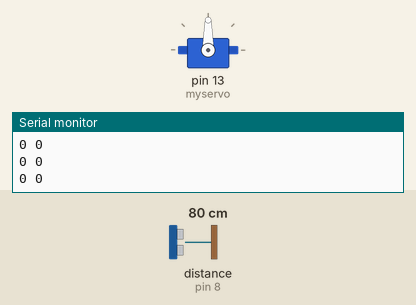
Bench run of a sketch on a simulated Arduino Uno, built with avr-gcc and run on an emulated ATmega328P. On the bench: servo, the last lines printed to the serial monitor. Wiring (inferred from the names in the program): ultrasonic range finder: trigger pin 9; echo pin 8. The test bench sets the inputs (shaded band); at power-on: distance to the obstacle (sensor on pin 8) 80 cm. The echo pulse lasts 58.3 µs per cm.

Above: at 1.2 s.
1.3 s: distance to the obstacle (sensor on pin 8) set to 18 cm
2.8 s: distance to the obstacle (sensor on pin 8) set to 14 cm
At 5.7 s:
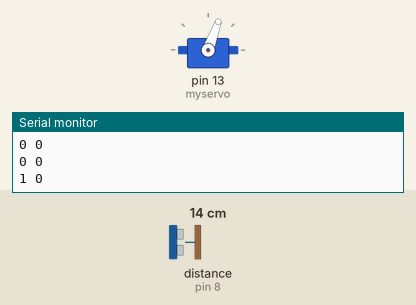
5.8 s: distance to the obstacle (sensor on pin 8) set to 35 cm
At 6.5 s:
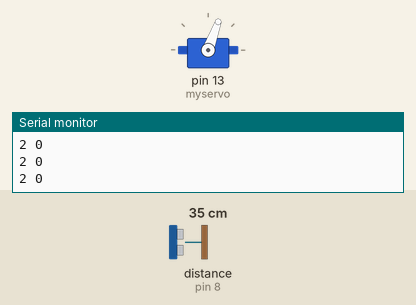
7.3 s: distance to the obstacle (sensor on pin 8) set to 2 cm
At 7.76 s:
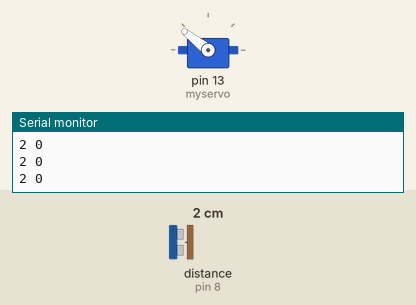
Timing chart, 0 to 11.3 s (numbered marks = the images above; inputs shaded):
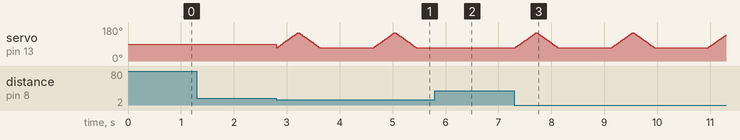

The sketch:

CCLabMidterm_-_Arduino.ino
```cpp
#include <Servo.h>

//code for testing Ultrasonic Module
#define ECHOPIN 8        // Pin to receive echo pulse
#define TRIGPIN 9        // Pin to send trigger pulse

Servo myservo; // create servo object to control a servo
int pos = 0;
boolean punch = false;
float distance;

int totalPunch=0;
int punched=0;
int sensorValue = 0;

void setup()
{
  Serial.begin(9600);
  myservo.attach(13);
  pinMode(ECHOPIN, INPUT);
  pinMode(TRIGPIN, OUTPUT);
}
void loop()
{
  Serial.print(totalPunch);
  Serial.print(" ");
  Serial.print(punched);
  Serial.println();
  // Start Ranging -Generating a trigger of 10us burst
  digitalWrite(TRIGPIN, LOW);
  delayMicroseconds(2);
  digitalWrite(TRIGPIN, HIGH);
  delayMicroseconds(10);
  digitalWrite(TRIGPIN, LOW);
  // Distance Calculation
  distance = pulseIn(ECHOPIN, HIGH);
  distance= distance/58;
//  Serial.println(distance);

  if(distance<=15&&distance!=0)
  {
    tryPunch();
  }
}

void tryPunch()
{
   totalPunch++;
   for (pos = 70; pos <= 150; pos += 1) { // goes from 0 degrees to 180 degrees
      myservo.write(pos);              // tell servo to go to position in variable 'pos'
      delay(5);                       // waits 15ms for the servo to reach the position
    }
   for (pos = 150; pos >=70; pos -= 1) { // goes from 180 degrees to 0 degrees
      myservo.write(pos);              // tell servo to go to position in variable 'pos'
      delay(5);                       // waits 15ms for the servo to reach the position
    }
    delay(1000);
}
```

Measured:
- the behaviour switches between 16 and 15 cm on distance to the obstacle (sensor on pin 8) (found by bisection; images 0 and 1)
- after the input at 5.8 s, servo on pin 13 (myservo): stays 70° (without the input it goes to 71° after 0.66 s)
